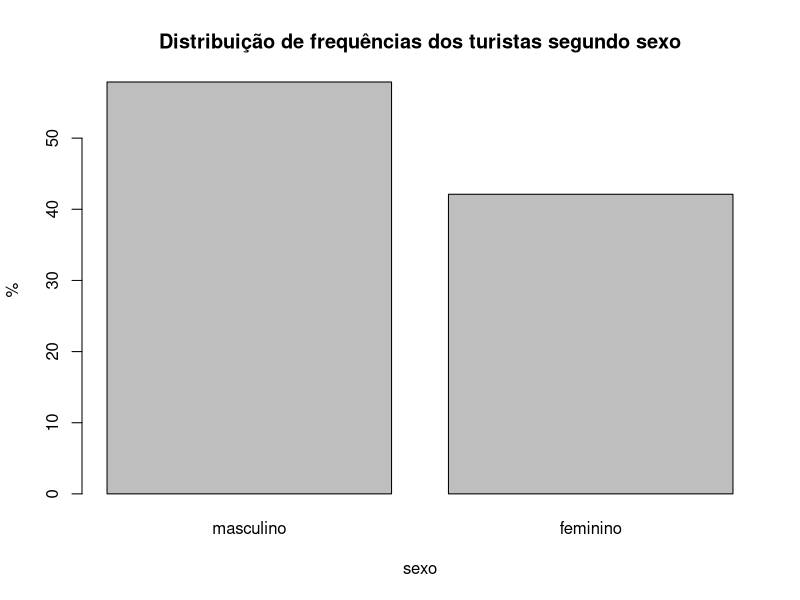
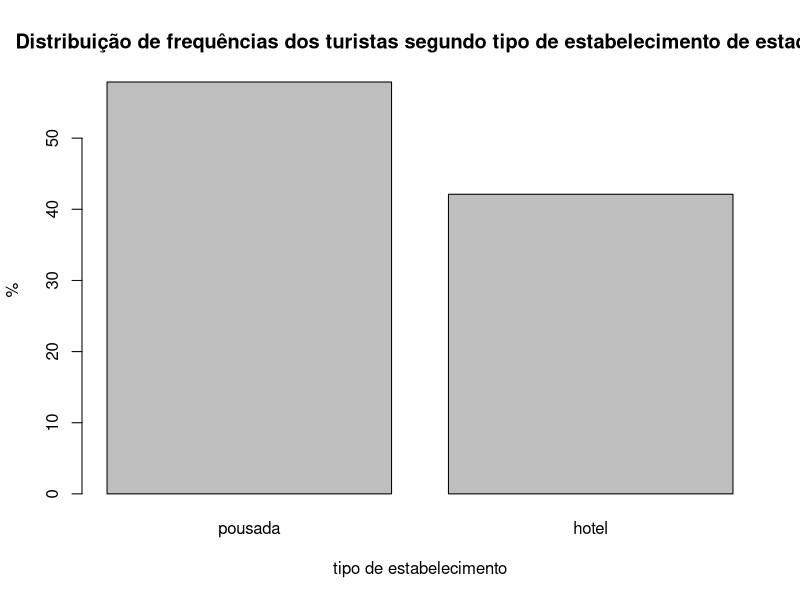
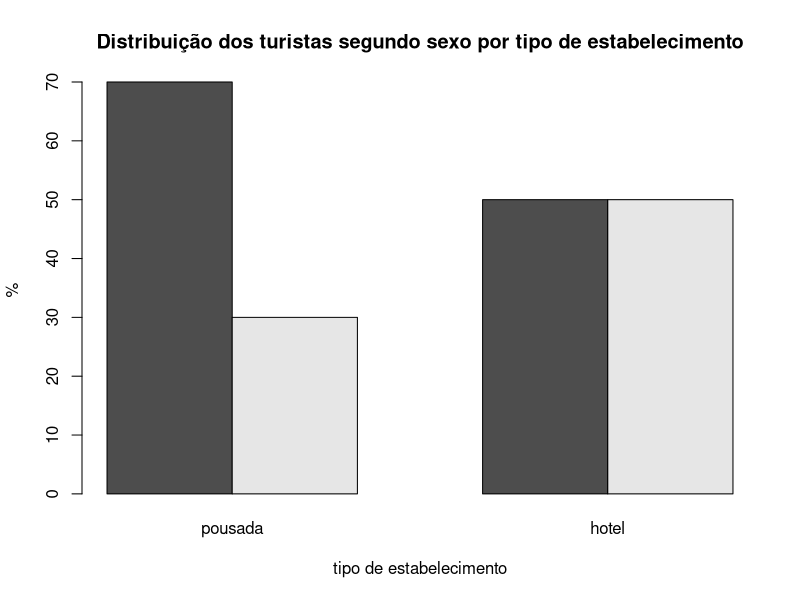

Source code (R) for these figures, in order:
# Script roteiro para a atividade 2 - aula 7 - dados de turismo

# Etapa 1: Leitura e manipulação dos dados na branch “main”
# Leitura e verificação do banco
# Leitura e verificação do banco
dados = read.csv("dados_turismo.csv", header = T, sep = ";")
str(dados)
summary(dados)

# Atribuindo legendas dos rótulos das variáveis qualitativas
dados$sexo = factor(dados$sexo, levels = c(1, 2), labels = c("masculino", "feminino"))
dados$estabelecimento = factor(dados$estabelecimento, levels = c("P", "H"), labels = c("pousada", "hotel"))

# Etapa 2: Análise descritiva de dados na branch “analise-descritiva”
# Tabelas e gráficos de distribuição de frequências das variáveis qualitativas
f_sexo = round(prop.table(table(dados$sexo, useNA="no")) * 100, 2)
barplot (f_sexo, main = "Distribuição de frequências dos turistas segundo sexo", xlab = "sexo", ylab = "%")

f_estab = round(prop.table(table(dados$estabelecimento, useNA="no")) * 100, 2)
barplot (f_estab, main = "Distribuição de frequências dos turistas segundo tipo de estabelecimento de estadia", xlab = "tipo de estabelecimento", ylab = "%")

f_sexo_estab = round(prop.table(table(dados$sexo, dados$estabelecimento, useNA="no"), margin = 2) * 100, 2)
barplot(f_sexo_estab, main = "Distribuição dos turistas segundo sexo por tipo de estabelecimento", xlab = "tipo de estabelecimento", ylab = "%", beside = TRUE)

# Medidas descritivas para variáveis quantitativas
quantile(dados$duracao, c(0.25, 0.50, 0.75), na.rm = TRUE)
mean(dados$duracao, na.rm = TRUE)
sd(dados$duracao, na.rm = TRUE)

quantile(dados$valor, c(0.25, 0.50, 0.75), na.rm = TRUE)
mean(dados$valor, na.rm = TRUE)
sd(dados$valor, na.rm = TRUE)

# Etapa 3: Análise inferencial na branch “analise-inferencial”
# Teste de comparação de médias das variáveis quantitativas por dois grupos de variáveis qualitativas
t.test(duracao ~ sexo, data = dados, na.rm = TRUE)
t.test(duracao ~ estabelecimento, data = dados , na.rm = TRUE)

t.test(valor ~ sexo, data = dados , na.rm = TRUE)
t.test(valor ~ estabelecimento, data = dados , na.rm = TRUE)
